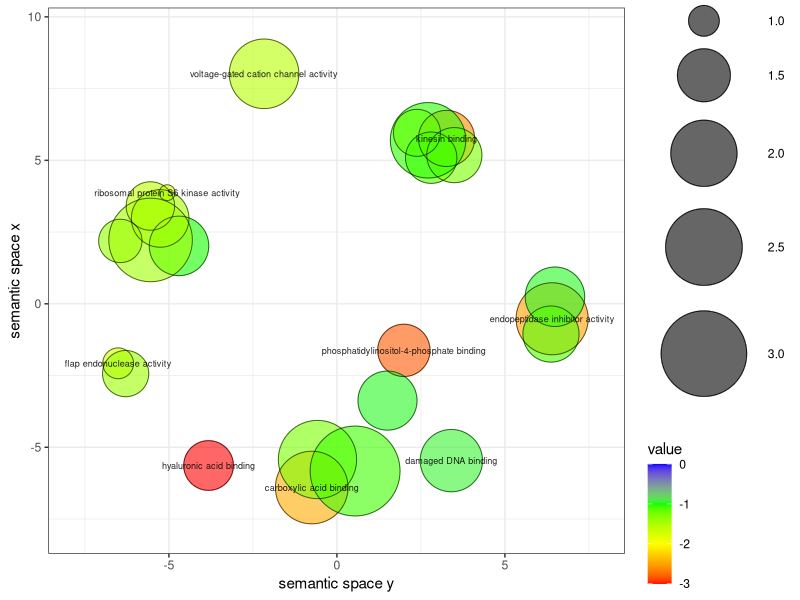
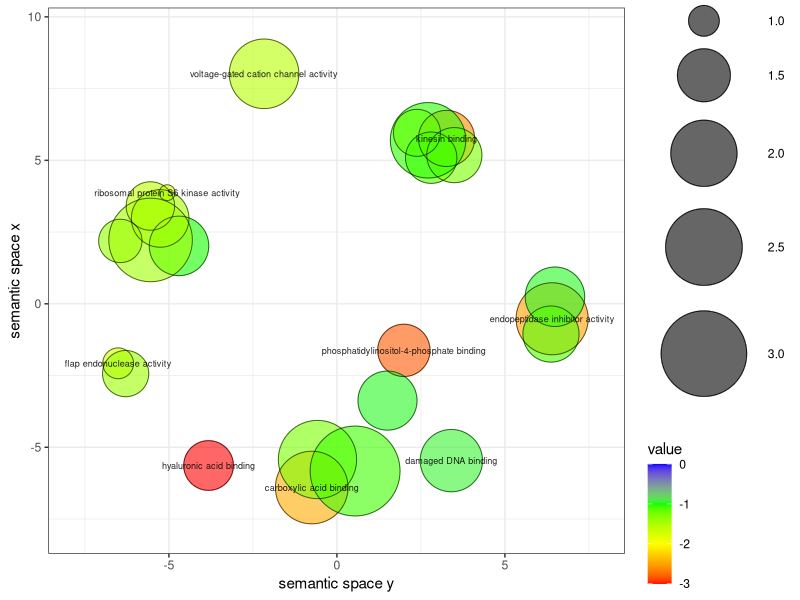

Write the R code that produced these figures, in order.
# A plotting R script produced by the REVIGO server at http://revigo.irb.hr/
# If you found REVIGO useful in your work, please cite the following reference:
# Supek F et al. "REVIGO summarizes and visualizes long lists of Gene Ontology
# terms" PLoS ONE 2011. doi:10.1371/journal.pone.0021800

# --------------------------------------------------------------------------
# If you don't have the ggplot2 package installed, uncomment the following line:
# install.packages( "ggplot2" );
library( ggplot2 );

# --------------------------------------------------------------------------
# If you don't have the scales package installed, uncomment the following line:
# install.packages( "scales" );
library( scales );

# --------------------------------------------------------------------------
# Here is your data from REVIGO. Scroll down for plot configuration options.

revigo.names <- c("term_ID","description","frequency_%","plot_X","plot_Y","plot_size","value","uniqueness","dispensability");
revigo.data <- rbind(c("GO:0004866","endopeptidase inhibitor activity",1.005,6.405,-0.522,2.262,-2.520,0.870,0.000),
c("GO:0005540","hyaluronic acid binding",0.133,-3.819,-5.635,1.398,-3.005,0.947,0.000),
c("GO:0048256","flap endonuclease activity",0.050,-6.510,-2.074,1.000,-1.743,0.745,0.000),
c("GO:0070273","phosphatidylinositol-4-phosphate binding",0.160,1.993,-1.623,1.477,-2.829,0.863,0.002),
c("GO:0019894","kinesin binding",0.215,3.263,5.763,1.602,-2.620,0.909,0.002),
c("GO:0031406","carboxylic acid binding",1.071,-0.749,-6.403,2.290,-2.453,0.935,0.002),
c("GO:0003684","damaged DNA binding",0.370,3.406,-5.465,1.833,-0.947,0.959,0.002),
c("GO:0022843","voltage-gated cation channel activity",0.768,-2.167,8.015,2.146,-1.554,0.884,0.003),
c("GO:0004711","ribosomal protein S6 kinase activity",0.039,-5.050,3.874,0.903,-1.743,0.828,0.112),
c("GO:0042800","histone methyltransferase activity (H3-K4 specific)",0.088,-6.445,2.191,1.230,-1.389,0.833,0.242),
c("GO:0008146","sulfotransferase activity",0.287,-4.699,2.018,1.724,-1.015,0.851,0.280),
c("GO:0015459","potassium channel regulator activity",0.287,6.489,0.245,1.724,-0.975,0.935,0.340),
c("GO:0005525","GTP binding",2.093,-0.578,-5.427,2.580,-1.252,0.800,0.418),
c("GO:0051010","microtubule plus-end binding",0.110,2.383,5.958,1.322,-1.512,0.903,0.426),
c("GO:0051393","alpha-actinin binding",0.149,2.806,5.092,1.447,-1.138,0.911,0.436),
c("GO:0042805","actinin binding",0.199,3.495,5.181,1.568,-1.254,0.909,0.446),
c("GO:0043539","protein serine/threonine kinase activator activity",0.215,6.371,-1.054,1.602,-1.110,0.917,0.463),
c("GO:0015485","cholesterol binding",0.276,1.506,-3.373,1.708,-0.975,0.832,0.487),
c("GO:0016301","kinase activity",4.142,-5.545,2.225,2.876,-1.440,0.774,0.515),
c("GO:0050321","tau-protein kinase activity",0.122,-5.551,3.408,1.362,-1.590,0.814,0.575),
c("GO:0008409","5'-3' exonuclease activity",0.105,-6.287,-2.432,1.301,-1.417,0.763,0.600),
c("GO:0035639","purine ribonucleoside triphosphate binding",10.063,0.541,-5.827,3.261,-1.077,0.863,0.611),
c("GO:0004712","protein serine/threonine/tyrosine kinase activity",0.243,-5.260,2.975,1.653,-1.446,0.805,0.618),
c("GO:0008017","microtubule binding",1.491,2.713,5.698,2.433,-1.039,0.888,0.692));

one.data <- data.frame(revigo.data);
names(one.data) <- revigo.names;
one.data <- one.data [(one.data$plot_X != "null" & one.data$plot_Y != "null"), ];
one.data$plot_X <- as.numeric( as.character(one.data$plot_X) );
one.data$plot_Y <- as.numeric( as.character(one.data$plot_Y) );
one.data$plot_size <- as.numeric( as.character(one.data$plot_size) );
one.data$value <- as.numeric( as.character(one.data$value) );
one.data$frequency <- as.numeric( as.character(one.data$frequency) );
one.data$uniqueness <- as.numeric( as.character(one.data$uniqueness) );
one.data$dispensability <- as.numeric( as.character(one.data$dispensability) );
#head(one.data);


# --------------------------------------------------------------------------
# Names of the axes, sizes of the numbers and letters, names of the columns,
# etc. can be changed below

p1 <- ggplot( data = one.data );
p1 <- p1 + geom_point( aes( plot_X, plot_Y, colour = value, size = plot_size), alpha = I(0.6) ) + scale_size_area();
p1 <- p1 + scale_colour_gradientn( colours = c("red", "yellow", "green", "blue"), limits = c( min(one.data$value), 0) );
p1 <- p1 + geom_point( aes(plot_X, plot_Y, size = plot_size), shape = 21, fill = "transparent", colour = I (alpha ("black", 0.6) )) + scale_size_area();
p1 <- p1 + scale_size( range=c(5, 30)) + theme_bw(); # + scale_fill_gradientn(colours = heat_hcl(7), limits = c(-300, 0) );
ex <- one.data [ one.data$dispensability < 0.15, ];
p1 <- p1 + geom_text( data = ex, aes(plot_X, plot_Y, label = description), colour = I(alpha("black", 0.85)), size = 2.3 );
p1 <- p1 + labs (y = "semantic space x", x = "semantic space y");
p1 <- p1 + theme(legend.key = element_blank()) ;
one.x_range = max(one.data$plot_X) - min(one.data$plot_X);
one.y_range = max(one.data$plot_Y) - min(one.data$plot_Y);
p1 <- p1 + xlim(min(one.data$plot_X)-one.x_range/10,max(one.data$plot_X)+one.x_range/10);
p1 <- p1 + ylim(min(one.data$plot_Y)-one.y_range/10,max(one.data$plot_Y)+one.y_range/10);


# --------------------------------------------------------------------------
# Output the plot to screen

p1;

# Uncomment the line below to also save the plot to a file.
# The file type depends on the extension (default=pdf).

ggsave("/home/aleix/Bioinfo/TFG/results/plots/BD1_MF.pdf", height = 7, width = 10);

